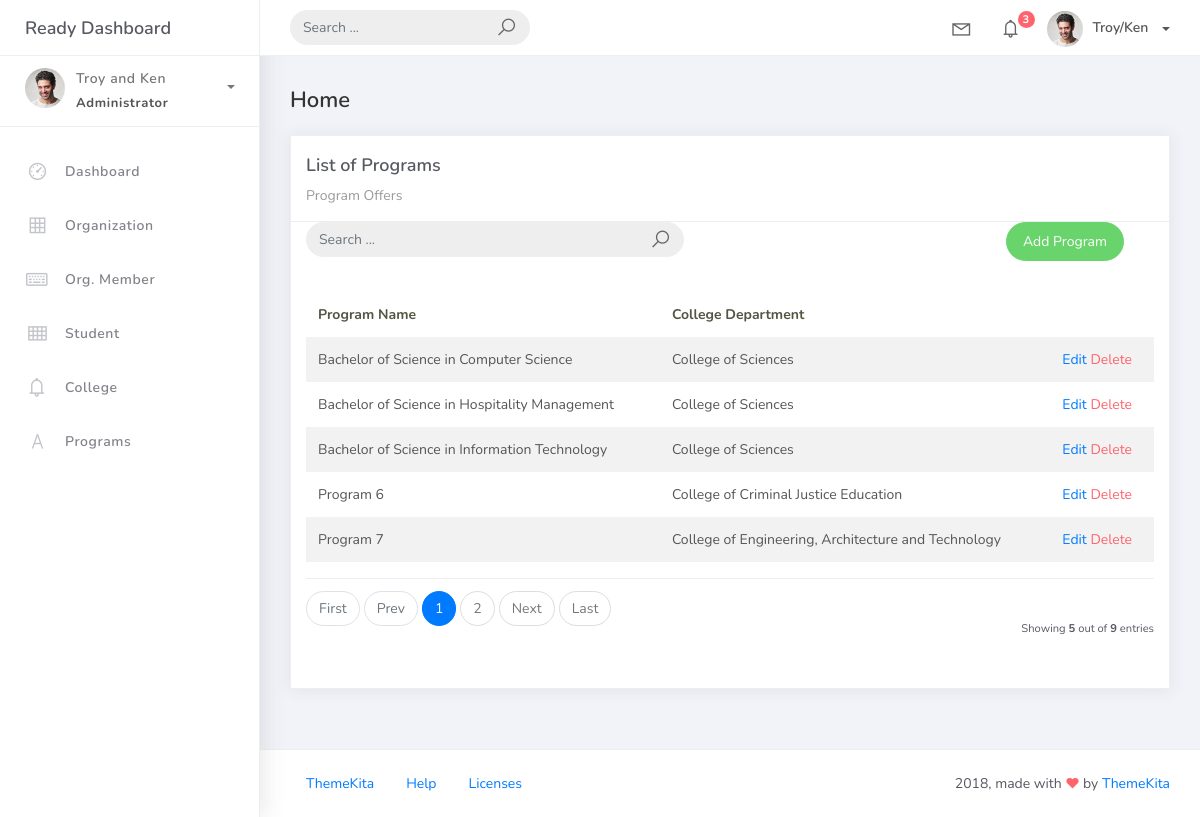
The app's page /program_list, older data.
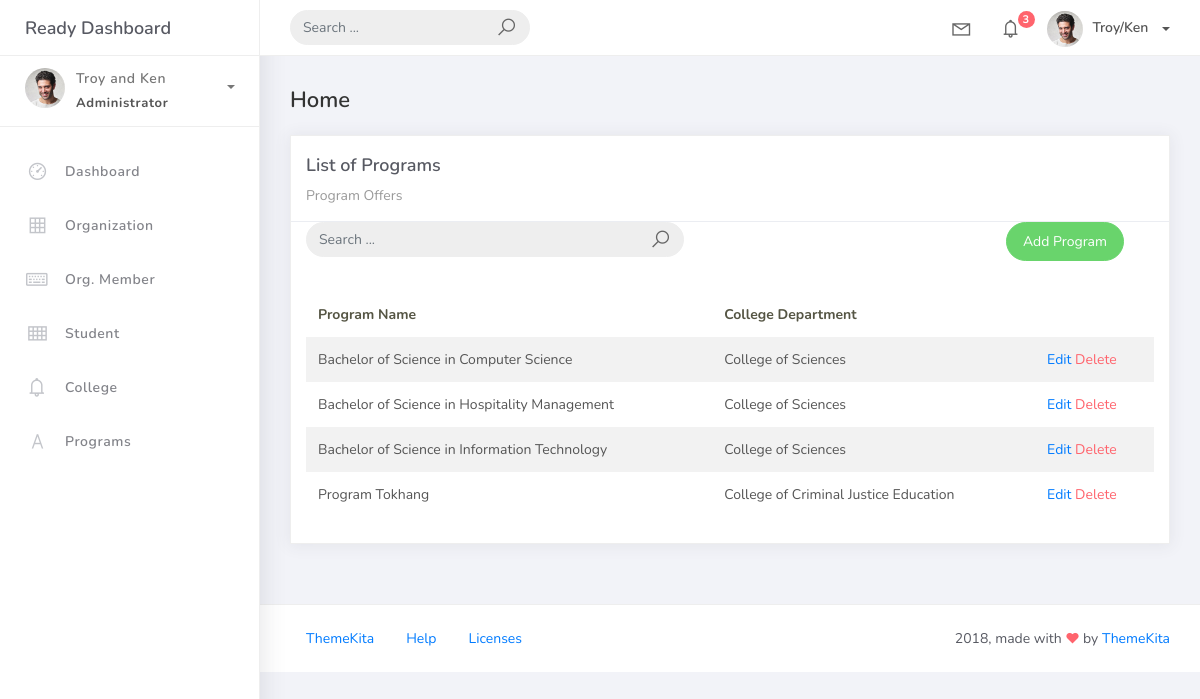
The same page, newer data.
### studentorg/models.py (models this page shows, shortened)
class BaseModel(models.Model):
    created_at = models.DateTimeField(auto_now_add=True, db_index=True)
    updated_at = models.DateTimeField(auto_now=True)
    class Meta:
        abstract = True

class Program(BaseModel):
    prog_name = models.CharField(max_length=150)
    college = models.ForeignKey(College, on_delete=models.CASCADE)

class College(BaseModel):
    college_name = models.CharField(max_length=150)
    def __str__(self):
        return self.college_name

### studentorg/views.py (the view)
# urls.py: path('program_list', ProgramList.as_view(), name='program-list'),
class ProgramList(ListView):
    model = Program
    context_object_name = 'program'
    template_name = 'program_list.html'
    paginate_by = 5

### templates/program_list.html (shortened to what this page needs)
{% extends 'base.html' %}
{% load static %}
{% block content %}
<div class="content">
    <div class="container-fluid">
        <h4 class="page-title">Home</h4>
        <div class="row">
            <div class="col-md-12">
                <div class="card">
                    <div class="card-header">
                        <div class="card-title">List of Programs</div>
                        <div class="card-category">Program Offers</div>
                    </div>
<div class="col-md-12 row">
    <div class="col-md-6">
        <form class="navbar-left navbar-form nav-search mr-md-3" action="">
            <div class="input-group">
                <input type="text" placeholder="Search ..." class="form-control" />
                <div class="input-group-append">
                    <span class="input-group-text">
                        <i class="la la-search search-icon"></i>
                    </span>
                </div>
            </div>
        </form>
    </div>
    <div class="col-md-6">
        <div class="pull-right">
            <a href="{% url 'program-add' %}" class="btn btn-success btn-rounded">Add Program</a>
        </div>
    </div>
</div>
                    <div class="card-body">
                        <table class="table table-striped mt-3">
                            <thead>
                                <tr>
                                    <th scope="col">Program Name</th>
                                    <th scope="col">College Department</th>
                                </tr>
                            </thead>
                            <tbody>
                                {% for object in object_list %}
                                <tr>
                                    <td>{{ object.prog_name}}</td>
                                    <td>{{ object.college}}</td>
                                     <td>
                                        <a href="program_list/{{object.id}}">Edit</a>
                                        <a href="program_list/{{object.id}}/delete" class="text-danger">Delete</a>
                                    </td>
                                {% endfor %}
                            </tbody>
                        </table>
                        {% include 'includes/pagination.html' %}
                    </div>
                </div>
            </div>
        </div>
    </div>
</div>
{% endblock %}

Row changes from the older to the newer data that the page shows:
removed Program: prog_name "Program 6", college "College of Criminal Justice Education"
removed Program: prog_name "Program 7", college "College of Engineering, Architecture and Technology"
now on this page (row unchanged): Program: prog_name "Program Tokhang", college "College of Criminal Justice Education"
Text that changed along with them:
{{ object_list.count }}: "5" → (not shown)
{{ paginator.count }}: "9" → (not shown)
text no longer shown: "First Prev Next Last Showing out of entries"
list line gone: "1"
list line gone: "2"
